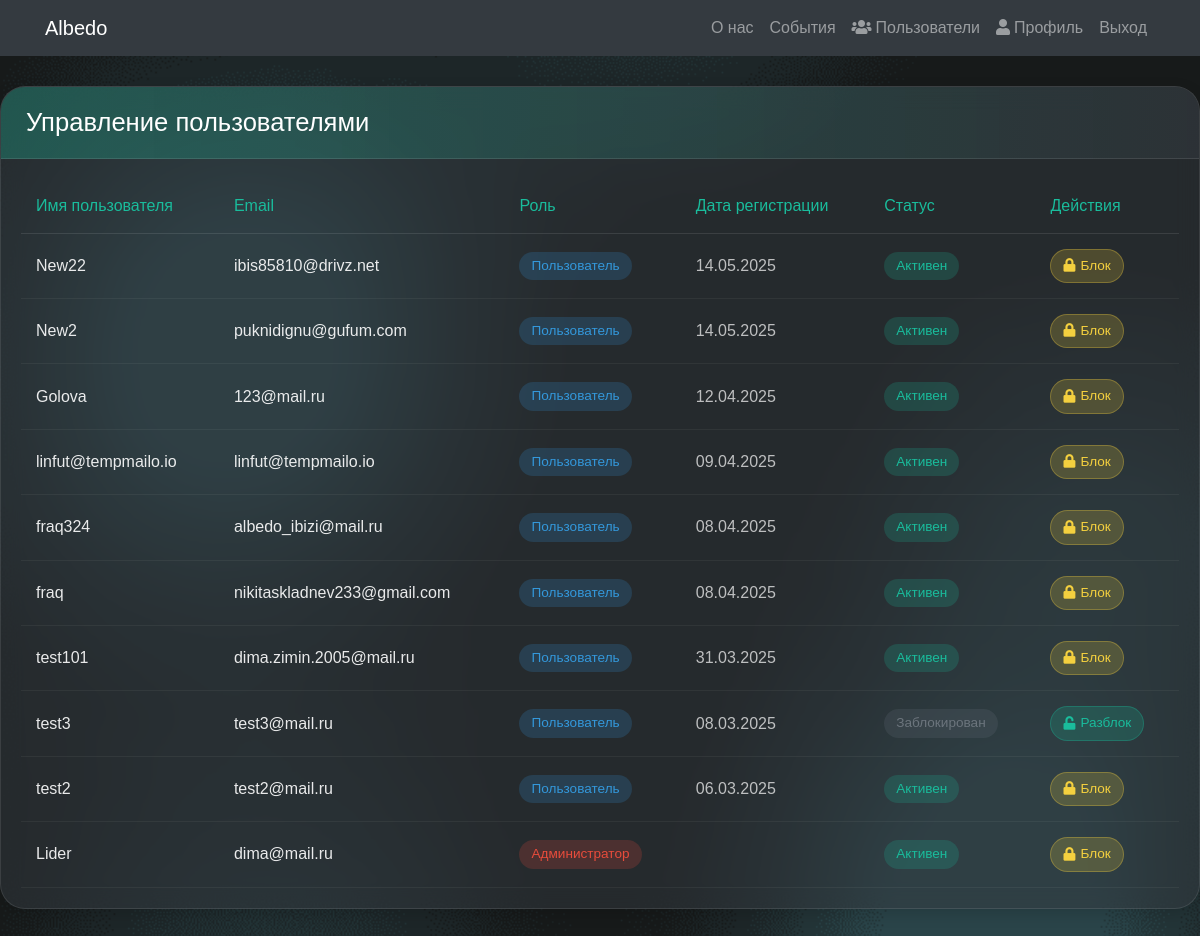
The app's page /users/ (signed in) with its own data.
### albedo/models.py (models this page shows, shortened)
class User(AbstractUser):
    ROLE_CHOICES = (
        ('user', 'Пользователь'),
        ('admin', 'Администратор'),
    )
    email = models.EmailField(unique=True)
    role = models.CharField(max_length=5, choices=ROLE_CHOICES, default='user')
    active = models.BooleanField(default=True)
    USERNAME_FIELD = 'username'
    REQUIRED_FIELDS = ['email']
    def get_role_display(self):
        return dict(self.ROLE_CHOICES).get(self.role, 'Неизвестно')

### albedo/views.py (the view)
# urls.py: path('users/', views.user_list, name='user_list'),
@login_required
def user_list(request):
    if not is_admin(request.user):
        messages.error(request, 'У вас нет доступа к этой странице.')
        return redirect('home')
    users = User.objects.all().order_by('-date_joined')
    return render(request, 'albedo/user_list.html', {'users': users})

### albedo/views.py (called while the page is built)
def is_admin(user):
    return user.is_authenticated and user.role == 'admin'

### albedo/templates/albedo/user_list.html (shortened to what this page needs)
{% extends 'albedo/base.html' %}
{% load static %}
{% block content %}
<div style="padding-top: 30px; max-width: 1200px; margin: 0 auto;">
    <div style="background-color: rgba(52, 58, 64, 0.5); border-radius: 25px; overflow: hidden; backdrop-filter: blur(12px); border: 1px solid rgba(255,255,255,0.1); box-shadow: 0 5px 15px rgba(0,0,0,0.15);">
        <div style="background: linear-gradient(90deg, rgba(26, 188, 156, 0.3), rgba(52, 58, 64, 0.5)); padding: 20px 25px; border-bottom: 1px solid rgba(255,255,255,0.1);">
            <h3 style="color: white; margin: 0; font-size: 1.6rem; font-weight: 400;">Управление пользователями</h3>
        </div>
        <div style="padding: 20px; overflow-x: auto;">
            <table style="width: 100%; border-collapse: collapse;">
                <thead>
                    <tr style="border-bottom: 1px solid rgba(255,255,255,0.1);">
                        <th style="padding: 15px; text-align: left; color: #1ABC9C; font-weight: 400;">Имя пользователя</th>
                        <th style="padding: 15px; text-align: left; color: #1ABC9C; font-weight: 400; display: none; display: table-cell;">Email</th>
                        <th style="padding: 15px; text-align: left; color: #1ABC9C; font-weight: 400;">Роль</th>
                        <th style="padding: 15px; text-align: left; color: #1ABC9C; font-weight: 400; display: none; display: table-cell;">Дата регистрации</th>
                        <th style="padding: 15px; text-align: left; color: #1ABC9C; font-weight: 400;">Статус</th>
                        <th style="padding: 15px; text-align: left; color: #1ABC9C; font-weight: 400;">Действия</th>
                    </tr>
                </thead>
                <tbody>
                    {% for user_item in users %}
                    <tr style="border-bottom: 1px solid rgba(255,255,255,0.05); transition: background-color 0.3s ease;">
                        <td style="padding: 15px; color: rgba(255,255,255,0.9);">
                            {{ user_item.username }}
                        </td>
                        <td style="padding: 15px; color: rgba(255,255,255,0.9); display: none; display: table-cell;">{{ user_item.email }}</td>
                        <td style="padding: 15px;">
                            <span style="display: inline-block; padding: 4px 12px; border-radius: 20px; font-size: 0.85rem; background-color: {% if user_item.role == 'admin' %}rgba(231, 76, 60, 0.2){% else %}rgba(52, 152, 219, 0.2){% endif %}; color: {% if user_item.role == 'admin' %}#E74C3C{% else %}#3498db{% endif %};">
                                {{ user_item.get_role_display }}
                            </span>
                        </td>
                        <td style="padding: 15px; color: rgba(255,255,255,0.7); display: none; display: table-cell;">{{ user_item.date_joined|date:"d.m.Y" }}</td>
                        <td style="padding: 15px;">
                            <span style="display: inline-block; padding: 4px 12px; border-radius: 20px; font-size: 0.85rem; background-color: {% if user_item.active %}rgba(26, 188, 156, 0.2){% else %}rgba(108, 117, 125, 0.2){% endif %}; color: {% if user_item.active %}#1ABC9C{% else %}#6c757d{% endif %};">
                                {% if user_item.active %}Активен{% else %}Заблокирован{% endif %}
                            </span>
                        </td>
                        <td style="padding: 15px;">
                            {% if user_item.role != 'admin' or user.username == user_item.username %}
                            <a href="{% url 'toggle_user_status' user_item.id %}" style="display: inline-flex; align-items: center; padding: 6px 12px; border-radius: 20px; text-decoration: none; font-size: 0.85rem; transition: all 0.3s ease; background-color: {% if user_item.active %}rgba(244, 208, 63, 0.2){% else %}rgba(26, 188, 156, 0.2){% endif %}; color: {% if user_item.active %}#f4d03f{% else %}#1ABC9C{% endif %}; border: 1px solid {% if user_item.active %}rgba(244, 208, 63, 0.3){% else %}rgba(26, 188, 156, 0.3){% endif %};">
                                <i class="fas {% if user_item.active %}fa-lock{% else %}fa-unlock{% endif %}" style="margin-right: 5px;"></i>
                                <span style="display: none; display: inline;">{% if user_item.active %}Блок{% else %}Разблок{% endif %}</span>
                            </a>
                            {% endif %}
                        </td>
                    </tr>
                    {% empty %}
                    <tr>
                        <td colspan="6" style="padding: 30px; text-align: center; color: rgba(255,255,255,0.7);">Пользователей не найдено</td>
                    </tr>
                    {% endfor %}
                </tbody>
            </table>
        </div>
    </div>
</div>
<link href="https://cdnjs.cloudflare.com/ajax/libs/font-awesome/5.15.4/css/all.min.css" rel="stylesheet">
{% endblock %}

### albedo/static/styles.css (style rules this page uses)
:root { --bg-color: #f8f9fa; --text-color: #212529; --card-bg: #ffffff; --header-bg: #343a40; --header-text: white; --border-color: rgba(0,0,0,0.125); --input-bg: #ffffff; --input-text: #495057; --accent-color: #007bff; --alert-success-bg: #d4edda; --alert-success-text: #155724; --alert-success-border: #c3e6cb; --alert-error-bg: #f8d7da; --alert-error-text: #721c24; --alert-error-border: #f5c6cb; --alert-info-bg: #d1ecf1; --alert-info-text: #0c5460; --alert-info-border: #bee5eb; }
body { font-family: Arial, sans-serif; background-color: var(--bg-color); color: var(--text-color); margin: 0; padding: 0; transition: background-color 0.1s ease, color 0.1s ease; }
* { transition: background-color 0.1s ease, color 0.05s ease, border-color 0.1s ease, box-shadow 0.1s ease; }

### records on screen
User: username "New22", email "ibis85810@drivz.net", role "Пользователь", date_joined "14.05.2025", active "Активен"
User: username "New2", email "puknidignu@gufum.com", role "Пользователь", date_joined "14.05.2025", active "Активен"
User: username "Golova", email "123@mail.ru", role "Пользователь", date_joined "12.04.2025", active "Активен"
User: username "linfut@tempmailo.io", email "linfut@tempmailo.io", role "Пользователь", date_joined "09.04.2025", active "Активен"
User: username "fraq324", email "albedo_ibizi@mail.ru", role "Пользователь", date_joined "08.04.2025", active "Активен"
User: username "fraq", email "nikitaskladnev233@gmail.com", role "Пользователь", date_joined "08.04.2025", active "Активен"
User: username "test101", email "dima.zimin.2005@mail.ru", role "Пользователь", date_joined "31.03.2025", active "Активен"
User: username "test3", email "test3@mail.ru", role "Пользователь", date_joined "08.03.2025", active "Заблокирован"
User: username "test2", email "test2@mail.ru", role "Пользователь", date_joined "06.03.2025", active "Активен"
User: username "Lider", email "dima@mail.ru", role "Администратор", active "Активен"
